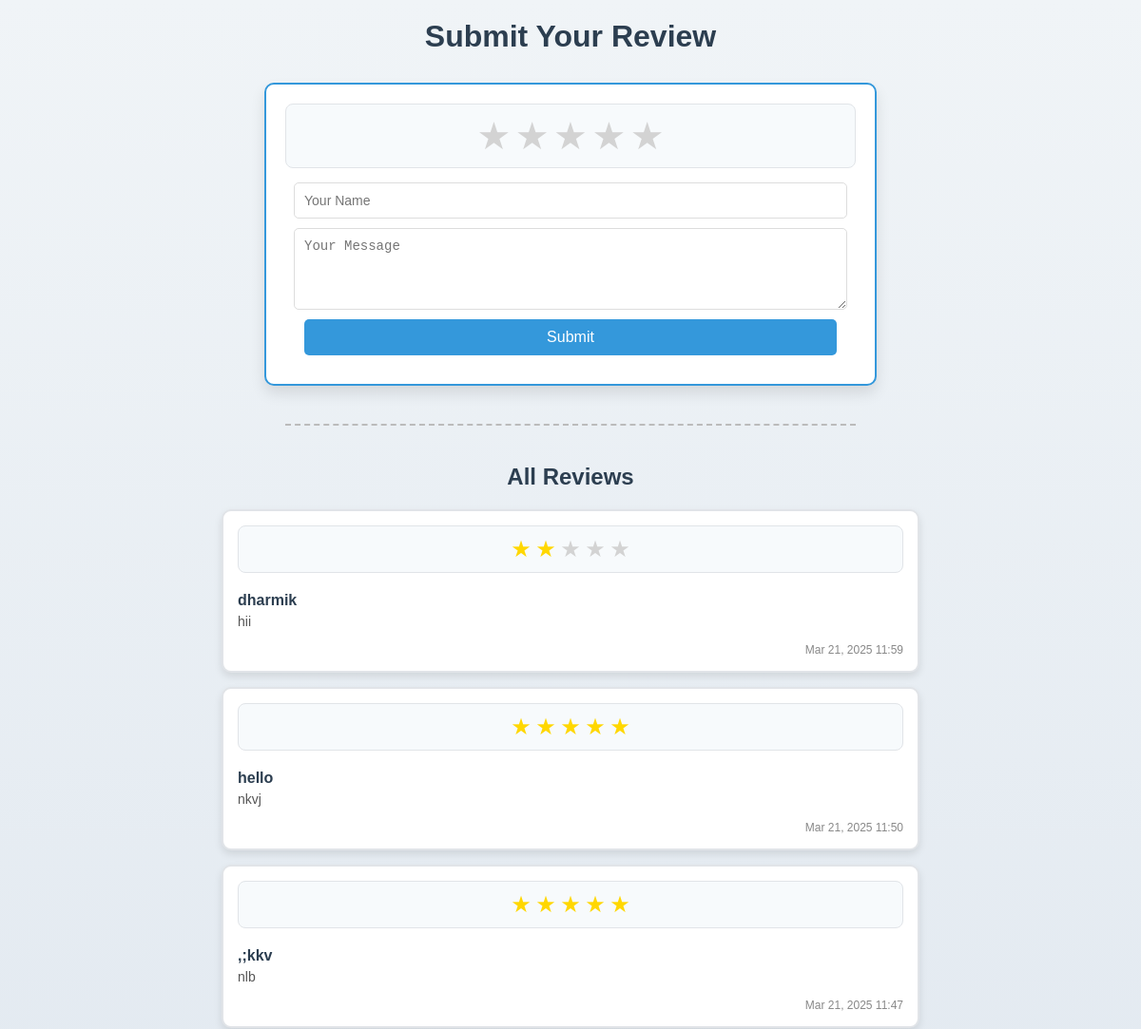
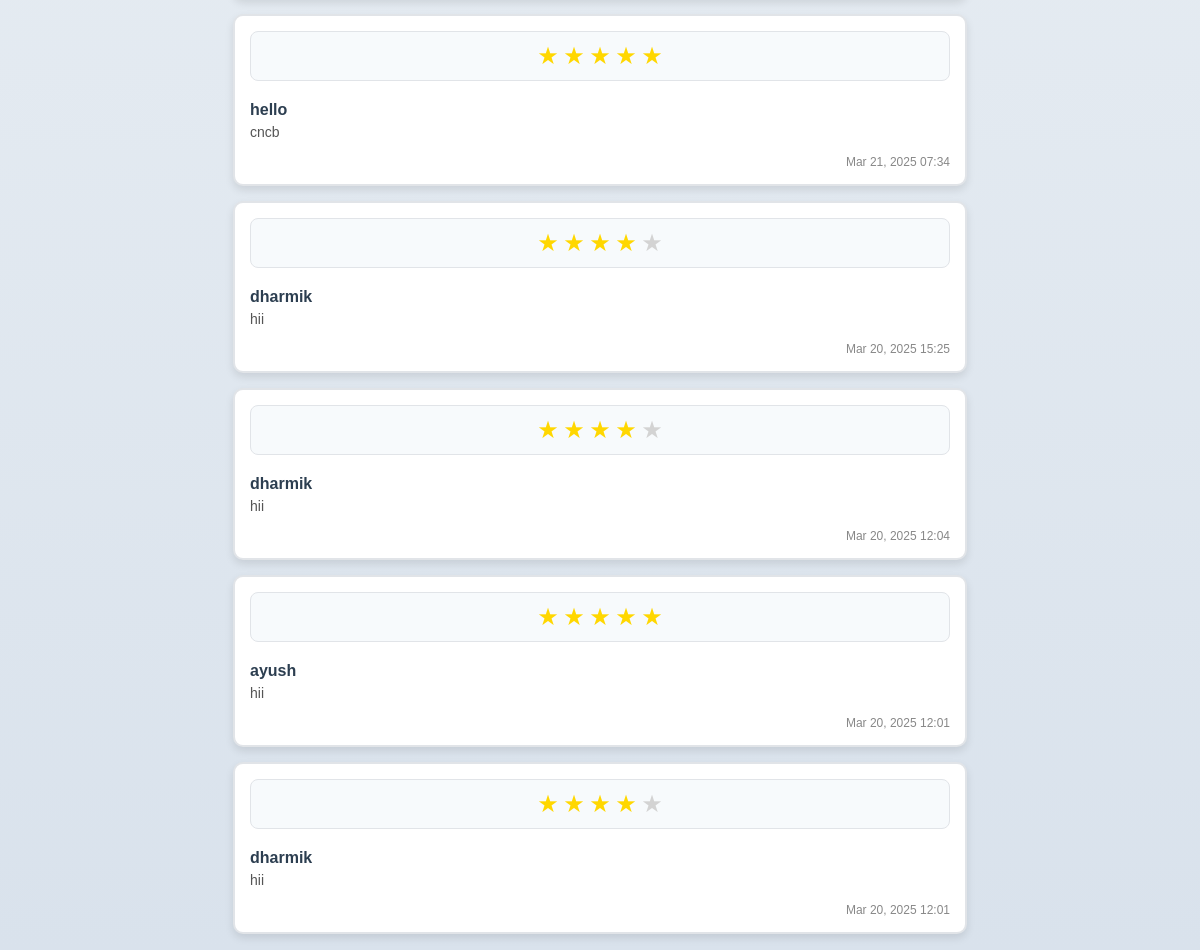
The app's page /reviews/ with its own data (2 pictures, top to bottom).
### darry/models.py (models this page shows, shortened)
class Review(models.Model):
    name = models.CharField(max_length=100)
    message = models.TextField()
    rating = models.IntegerField(default=3)  # Ensure this field exists
    date = models.DateTimeField(auto_now_add=True)

### darry/views.py (the view)
# urls.py: path('reviews/', views.review_page, name='review_page'),
def review_page(request):
    if request.method == 'POST':
        form = ReviewForm(request.POST)
        if form.is_valid():
            form.save()
            return redirect('review_page')  # Reload the page after submission
    else:
        form = ReviewForm()
    reviews = Review.objects.all().order_by('-date')  # Show most recent reviews first
    for review in reviews:
        review.stars_filled = range(review.rating)  # Filled stars (gold)
        review.stars_empty = range(5 - review.rating)  # Empty stars (gray)
    return render(request, 'review_page.html', {'form': form, 'reviews': reviews})

### darry/forms.py
class ReviewForm(forms.ModelForm):
    class Meta:
        model = Review
        fields = ['name', 'message', 'rating']
        widgets = {
            'rating': forms.RadioSelect(choices=[(i, f"{i} Stars") for i in range(1, 6)]),
        }

### darry/templates/review_page.html (shortened to what this page needs)
<!DOCTYPE html>
<html lang="en">
<head>
</head>
<body>
    <h1>Submit Your Review</h1>
    <form method="POST">
        <div id="star-rating">
            <span class="star form-star" data-value="1">★</span>
            <span class="star form-star" data-value="2">★</span>
            <span class="star form-star" data-value="3">★</span>
            <span class="star form-star" data-value="4">★</span>
            <span class="star form-star" data-value="5">★</span>
        </div>
        <input type="text" name="name" placeholder="Your Name" required>
        <textarea name="message" rows="4" placeholder="Your Message" required></textarea>
        <button type="submit">Submit</button>
    </form>
    <hr class="divider">
    <h2>All Reviews</h2>
    <ul>
        {% for review in reviews %}
            <li>
                <div class="review-stars">
                    {% for star in review.stars_filled %}
                        <span class="star filled">★</span>
                    {% endfor %}
                    {% for star in review.stars_empty %}
                        <span class="star">★</span>
                    {% endfor %}
                </div>
                <div class="review-details">
                    <strong>{{ review.name }}</strong>
                    <p>{{ review.message }}</p>
                </div>
                <div class="review-date">
                    {{ review.date|date:"M d, Y H:i" }}
                </div>
            </li>
        {% endfor %}
    </ul>
</body>
</html>

### darry/templates/review_page.html (style rules this page uses)
body { font-family: Arial, sans-serif; margin: 0; padding: 0; background: linear-gradient(to bottom, #f0f4f7, #d9e2ec); color: #333; }
h1, h2 { text-align: center; color: #2c3e50; margin-top: 20px; }
form { max-width: 600px; margin: 30px auto; padding: 20px; background-color: #ffffff; border-radius: 10px; border: 2px solid #3498db; box-shadow: 0 8px 15px rgba(0, 0, 0, 0.1); }
#star-rating { border: 1px solid #e1e4e8; padding: 10px; border-radius: 8px; background-color: #f7fafc; text-align: center; margin-bottom: 15px; }
.star { font-size: 40px; color: lightgray; transition: color 0.3s ease; }
.star.filled { color: gold; }
.form-star { cursor: pointer; }
input, textarea, button { display: block; width: calc(100% - 40px); margin: 10px auto; padding: 10px; border-radius: 5px; border: 1px solid #ddd; font-size: 14px; }
button { background-color: #3498db; color: white; cursor: pointer; font-size: 16px; border: none; }
.divider { max-width: 600px; margin: 40px auto; border: none; border-top: 2px dashed #bbb; }
ul { list-style: none; padding: 0; }
li { max-width: 700px; margin: 15px auto; padding: 15px; background-color: #ffffff; border-radius: 10px; border: 2px solid #e1e4e8; box-shadow: 0 4px 8px rgba(0, 0, 0, 0.1); }
.review-stars { border: 1px solid #e1e4e8; padding: 10px; border-radius: 8px; background-color: #f7fafc; text-align: center; margin-bottom: 10px; }
.review-stars .star { font-size: 24px; color: lightgray; }
.review-stars .star.filled { color: gold; }
.review-details { padding: 10px 0; text-align: left; }
.review-details strong { font-size: 16px; color: #2c3e50; }
.review-details p { margin: 5px 0; font-size: 14px; color: #555; }
.review-date { font-size: 12px; color: #888; text-align: right; }

### records on screen
Review: name "dharmik", message "hii", date "Mar 21, 2025 11:59"
Review: name "hello", message "nkvj", date "Mar 21, 2025 11:50"
Review: name ",;kkv", message "nlb", date "Mar 21, 2025 11:47"
Review: name "hello", message "cncb", date "Mar 21, 2025 07:34"
Review: name "dharmik", message "hii", date "Mar 20, 2025 15:25"
Review: name "dharmik", message "hii", date "Mar 20, 2025 12:04"
Review: name "ayush", message "hii", date "Mar 20, 2025 12:01"
Review: name "dharmik", message "hii", date "Mar 20, 2025 12:01"
